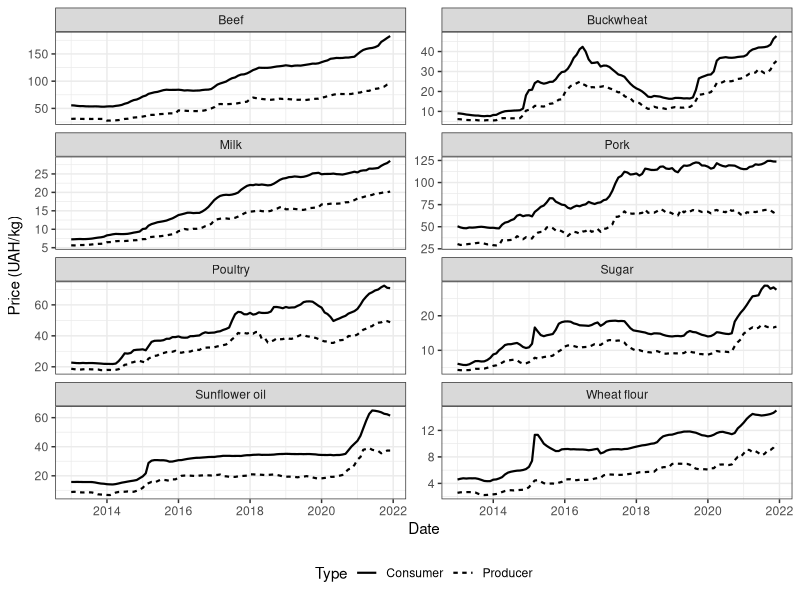

Write R code to recreate this figure. (Note: this script raises an error after producing the figure.)
## ---- chunk 1
rm(list = ls())
library(tidyverse)
library(here)
library(lubridate)
## ---- chunk 2
d <- readxl::read_excel(
  here("Data", "Aggregated.xlsx")
)
## ---- chunk 3
d %>% head()
## ---- chunk 4

d <- d %>%
  pivot_longer(cols = January:December,
               names_to = "Month",
               values_to = "Price"
               )

d
## ---- chunk 5
d <- d %>% 
  pivot_wider(names_from = Type,
              values_from = Price) %>% 
  mutate(Producer = Producer / 1000) %>%   # to have price for kg
  pivot_longer(Producer:Consumer,
               names_to = "Type",
               values_to = "Price")

d
## ---- chunk 6
d <- d %>% 
  mutate(Date = ym(str_c(Year, Month)))

d
## ---- chunk 7
d %>% 
  ggplot(aes(Date, Price, col = Type)) +
  geom_line(size = 0.75, aes(linetype = Type), color = "black") +
  facet_wrap(~ Product, ncol = 2, scales = "free_y") +
  ylab("Price (UAH/kg)") +
  theme_bw() +
 # theme(strip.background =element_rect(fill = "white")) +
  
  theme(legend.position = "bottom")
## ---- chunk 8

ggsave("Prices.jpeg", width = 22, height = 25, units = "cm", path = "plots/")
## ---- chunk 9
saveRDS(d, "data/clean_data.RDS")

